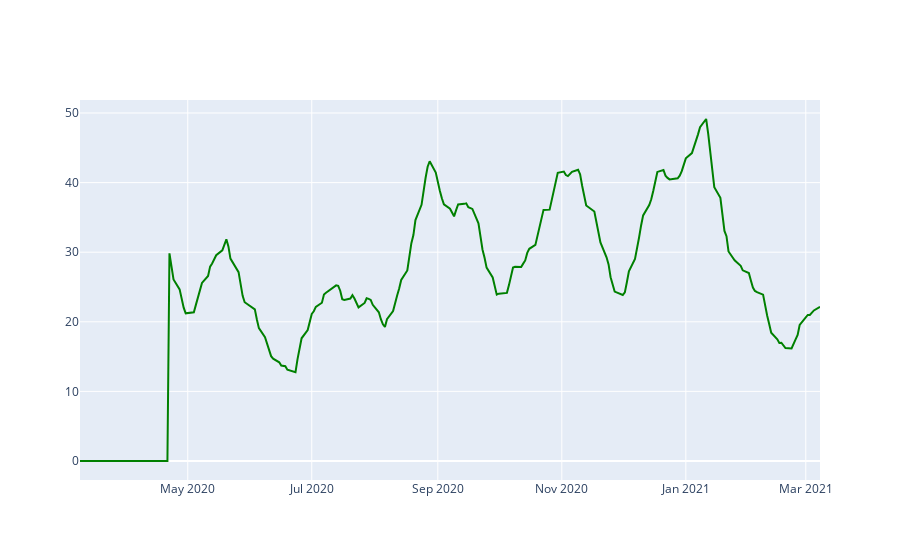

Here is the notebook cell this chart was saved with:
### Markdown cell above
### Average Directional Index

### Code cell
High = df["High"].tolist()
Low = df["Low"].tolist()
Close = df["Close"].tolist()
# print(df)
TR = []
n = len(High)
TR.append(0)
for i in range(1,n):
    TR.append(max(High[i] - Low[i],High[i] - Close[i - 1],Low[i] - Close[i - 1]))
ATR = []
cur_sum = 0
for i in range(15):
    ATR.append(0)
    cur_sum += TR[i]
for i in range(15,n):
    ATR.append(cur_sum / 14)
    cur_sum = cur_sum - TR[i - 14] + TR[i]
posDM = []
negDM = []
posDM.append(0)
negDM.append(0)
for i in range(1,n):
    posDM.append(High[i] - High[i - 1])
    negDM.append(Low[i - 1] - Low[i])
    
posS = []
negS = []
pos = 0
neg = 0
for i in range(15):
    posS.append(0)
    negS.append(0)
    pos += posDM[i]
    neg += negDM[i]
for i in range(15,n):
    posS.append(13 * pos / 14 + posDM[i])
    negS.append(13 * neg / 14 + negDM[i])
    pos = pos - posDM[i - 14] + posDM[i]
    neg = neg - negDM[i - 14] + negDM[i]

posDI = []
negDI = []
DX = []
for i in range(15):
    posDI.append(0)
    negDI.append(0)
    DX.append(0)
for i in range(15,n):
    posDI.append(posS[i] / ATR[i])
    negDI.append(negS[i] / ATR[i])
    DX.append(abs(posDI[-1] - negDI[-1]) / abs(posDI[-1] + negDI[-1]))
    
# print(posDI)

ADX = []
cur_sum = 0
for i in range(28):
    ADX.append(0)
    cur_sum += DX[i]
    
ADX.append(cur_sum / 14)
for i in range(29,n):
    ADX.append((ADX[-1] * 13 + DX[i]) / 14)

df['ADX'] = ta.trend.adx(df.High,df.Low,df.Close,14)
# print(ADX)

fig = go.Figure(go.Scatter(x=df.Date, y=df.ADX, line=dict(color='green', width=2)))

fig.show()

### Figure 1 — Plotly figure (JSON) as saved in the notebook; plotly's stock layout.template omitted (floating-point values rounded to 4 significant figures; data arrays with more than 128 entries replaced by an {"elided": "..."} marker saying what was removed)
{"data": [{"line": {"color": "green", "width": 2}, "type": "scatter", "x": {"elided": "249 str values"}, "y": {"elided": "249 float values"}}], "layout": {}}
